Frame 1 (no input): blank canvas, image omitted
Frame 60 (no input): blank canvas, image omitted
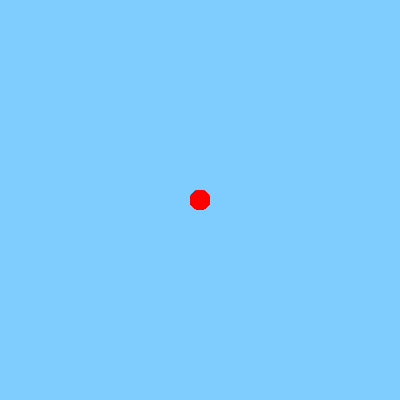
Frame 120 (the mouse pressed at the canvas centre since frame 60)

The p5.js sketch whose frames 1 and 60 were blank and that drew this single picture after the mouse press (run headless with seeded random() and noise() and a simulated clock; from frame 60 on, the mouse is pressed at the canvas centre):

// p5.js sketch
// ── sketch.js
function setup() {
    
    var debug = true;
    if (debug == true) {
      canvasX = 400;
      canvasY = 400;
    } else {
      canvasX = 1920;
      canvasY = 891;
    }
    createCanvas(canvasX, canvasY);
    background(127, 204, 255);
}

function draw() {
    noStroke();
    fill(255,0,0);
    if (mouseIsPressed){
        if (mouseButton == LEFT){
            ellipse(mouseX, mouseY, 20, 20);
        }
    }

}
